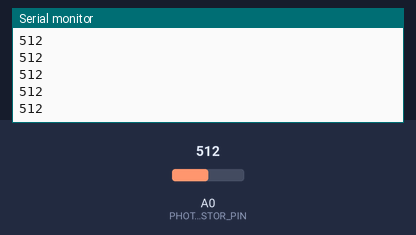
The sketch below on a simulated Arduino Uno, built with avr-gcc and run on an emulated ATmega328P. Parts: the last lines printed to the serial monitor. The test bench sets the inputs (shaded band); at power-on: A0 (PHOTORESISTOR_PIN) = 512.

Above: at 1.2 s.
1.3 s: A0 (PHOTORESISTOR_PIN) set to 716
At 2.2 s:
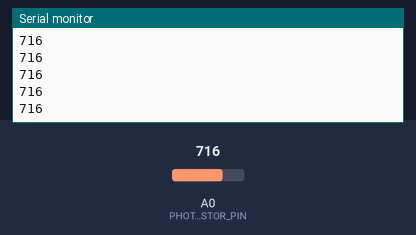
2.8 s: A0 (PHOTORESISTOR_PIN) set to 900
At 3.6 s:
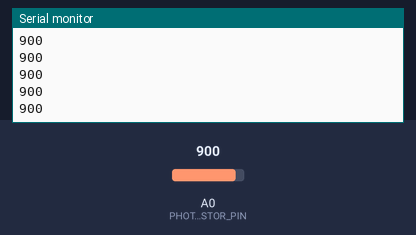
Timing chart, 0 to 5.8 s (numbered marks = the images above; inputs shaded):
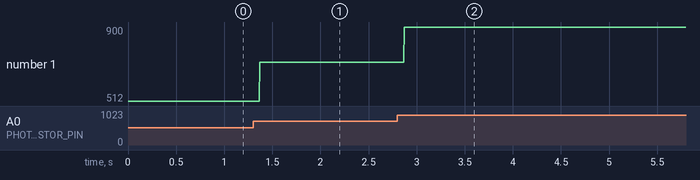

Measured:
- after the input at 1.3 s, the serial monitor: prints a new line after 0.07 s (image 1)
- after the input at 2.8 s, the serial monitor: prints a new line after 0.07 s (image 2)
- plotted number 1: 512 → 716 after the input at 1.3 s, 716 → 900 after the input at 2.8 s

The sketch:

photoresistor.ino
```cpp
const int PHOTORESISTOR_PIN = A0;
int photoresistorVal = 0;

void setup() {
    Serial.begin(9600);
    pinMode(PHOTORESISTOR_PIN, INPUT);
}

void loop() {
    photoresistorVal = analogRead(PHOTORESISTOR_PIN);
    Serial.println(photoresistorVal);
}
```
